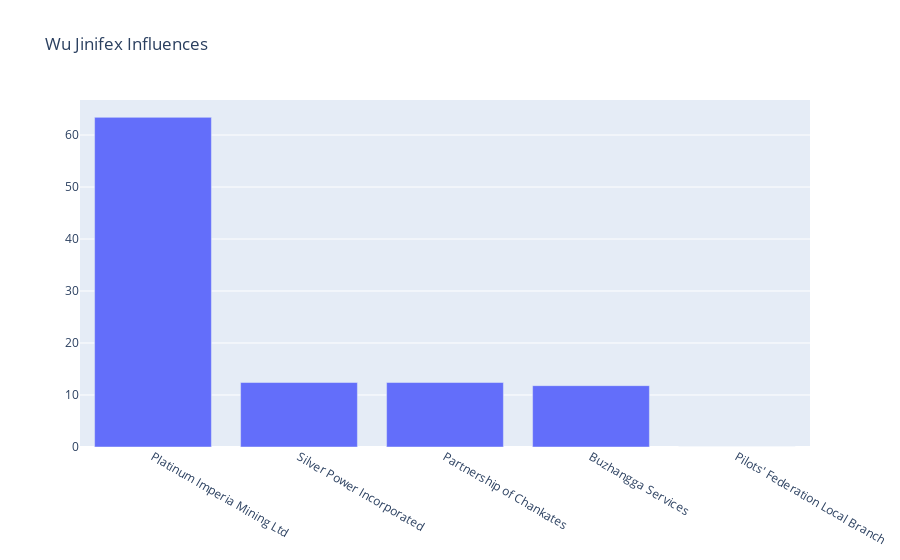
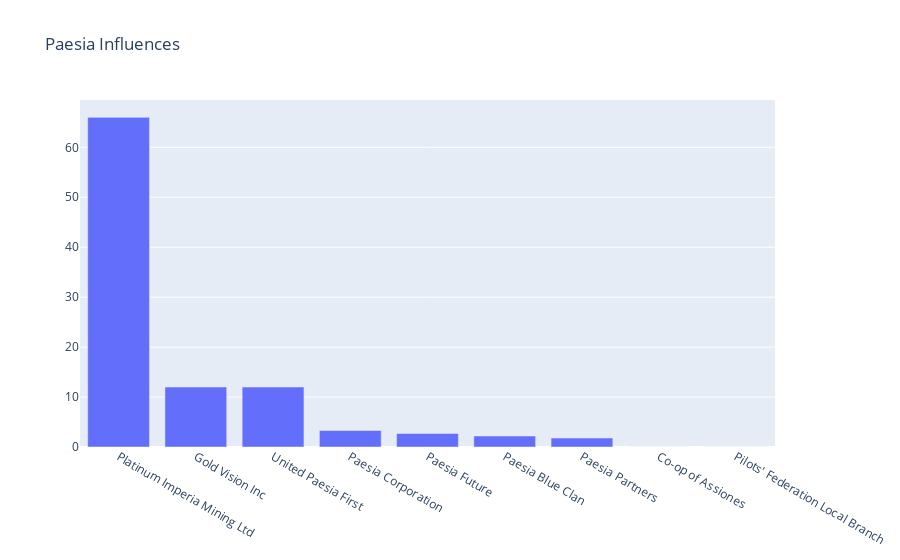
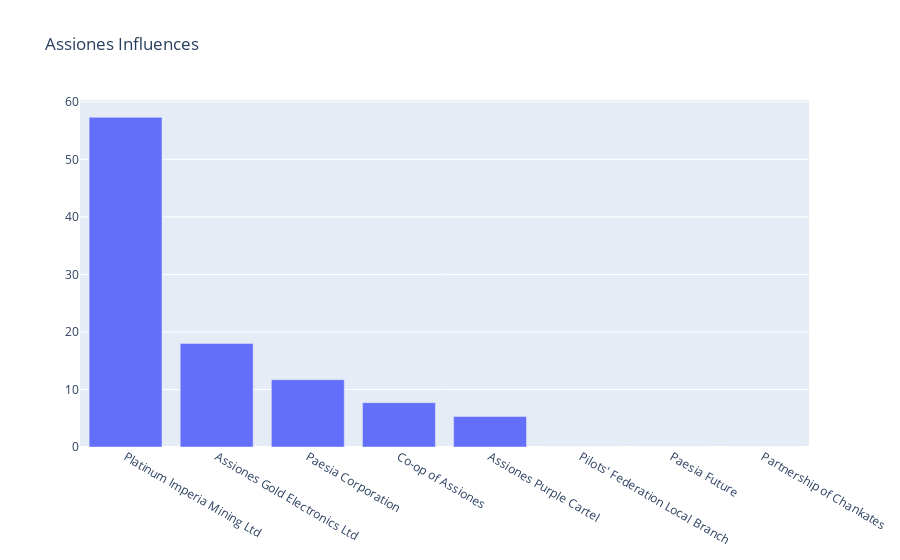
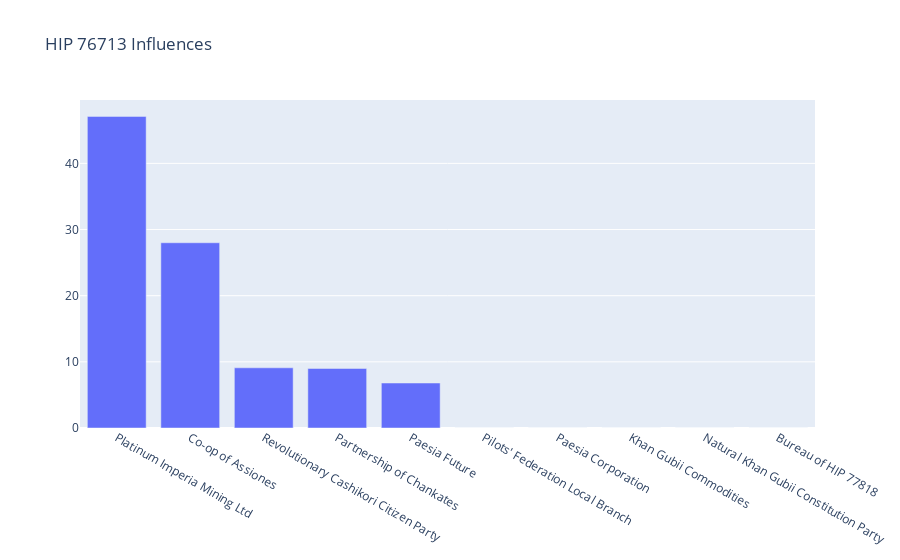

Here is the notebook cell these charts were saved with, in order:
### Code cell
ptl=factionLocations(referenceFaction=plat)
systems=ptl.listFactionLocations()

for system in systems:
    plotter=factionInfluence(system=system,graph=1)
    plotter.getInf()

### Figure 1 — Plotly figure (JSON) as saved in the notebook; plotly's stock layout.template omitted (floating-point values rounded to 4 significant figures)
{"data": [{"type": "bar", "x": ["Platinum Imperia Mining Ltd", "Silver Power Incorporated", "Partnership of Chankates", "Buzhangga Services", "Pilots' Federation Local Branch"], "y": [63.4, 12.4, 12.4, 11.8, 0]}], "layout": {"title": {"text": "Wu Jinifex Influences"}}}

### Figure 2 — Plotly figure (JSON) as saved in the notebook; plotly's stock layout.template omitted (floating-point values rounded to 4 significant figures)
{"data": [{"type": "bar", "x": ["Platinum Imperia Mining Ltd", "Gold Vision Inc", "United Paesia First", "Paesia Corporation", "Paesia Future", "Paesia Blue Clan", "Paesia Partners", "Co-op of Assiones", "Pilots' Federation Local Branch"], "y": [66, 12, 12, 3.3, 2.7, 2.2, 1.8, 0, 0]}], "layout": {"title": {"text": "Paesia Influences"}}}

### Figure 3 — Plotly figure (JSON) as saved in the notebook; plotly's stock layout.template omitted (floating-point values rounded to 4 significant figures)
{"data": [{"type": "bar", "x": ["Platinum Imperia Mining Ltd", "Assiones Gold Electronics Ltd", "Paesia Corporation", "Co-op of Assiones", "Assiones Purple Cartel", "Pilots' Federation Local Branch", "Paesia Future", "Partnership of Chankates"], "y": [57.3, 18, 11.7, 7.7, 5.3, 0, 0, 0]}], "layout": {"title": {"text": "Assiones Influences"}}}

### Figure 4 — Plotly figure (JSON) as saved in the notebook; plotly's stock layout.template omitted (floating-point values rounded to 4 significant figures)
{"data": [{"type": "bar", "x": ["Platinum Imperia Mining Ltd", "Co-op of Assiones", "Revolutionary Cashikori Citizen Party", "Partnership of Chankates", "Paesia Future", "Pilots' Federation Local Branch", "Paesia Corporation", "Khan Gubii Commodities", "Natural Khan Gubii Constitution Party", "Bureau of HIP 77818"], "y": [47.1, 28.0, 9.1, 9, 6.8, 0, 0, 0, 0, 0]}], "layout": {"title": {"text": "HIP 76713 Influences"}}}
